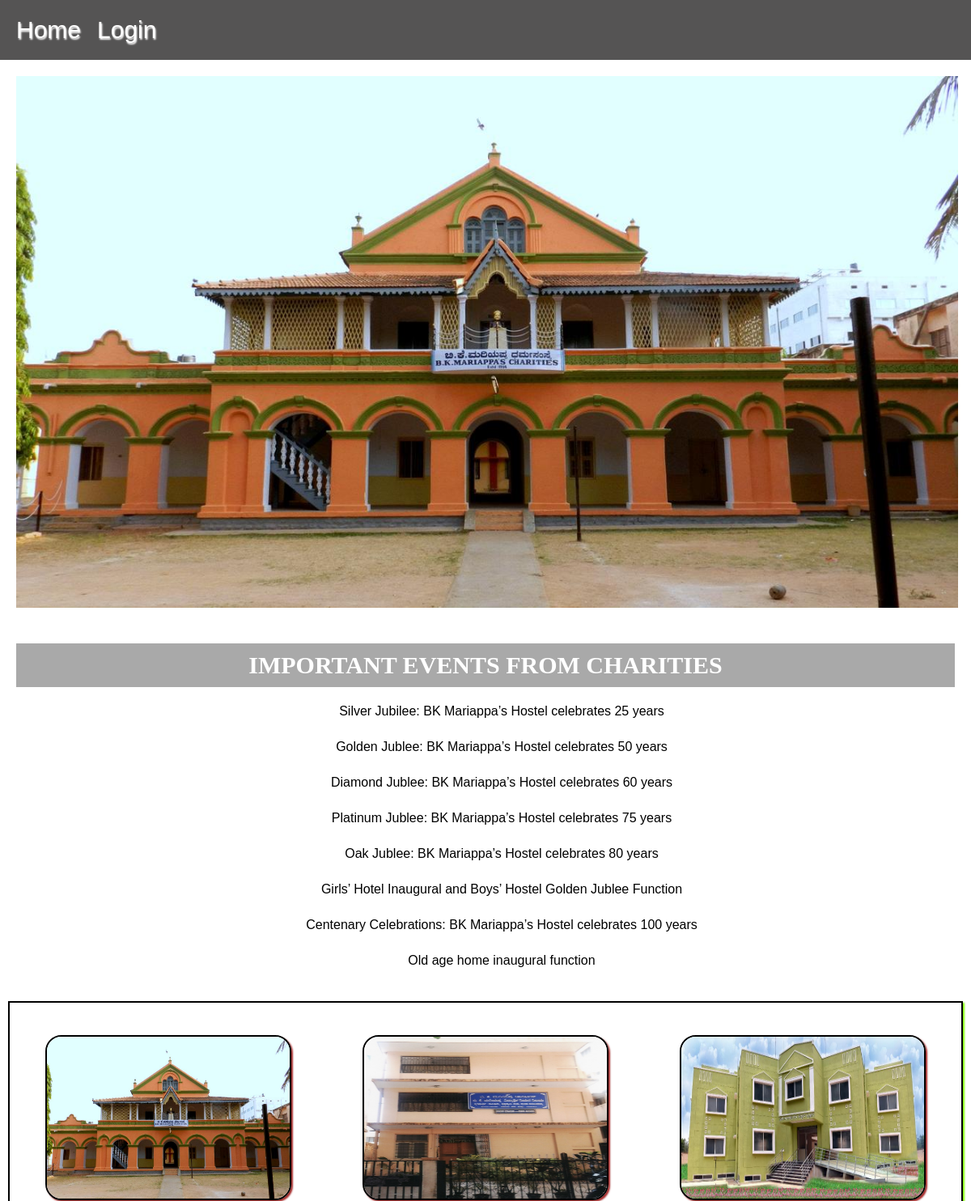
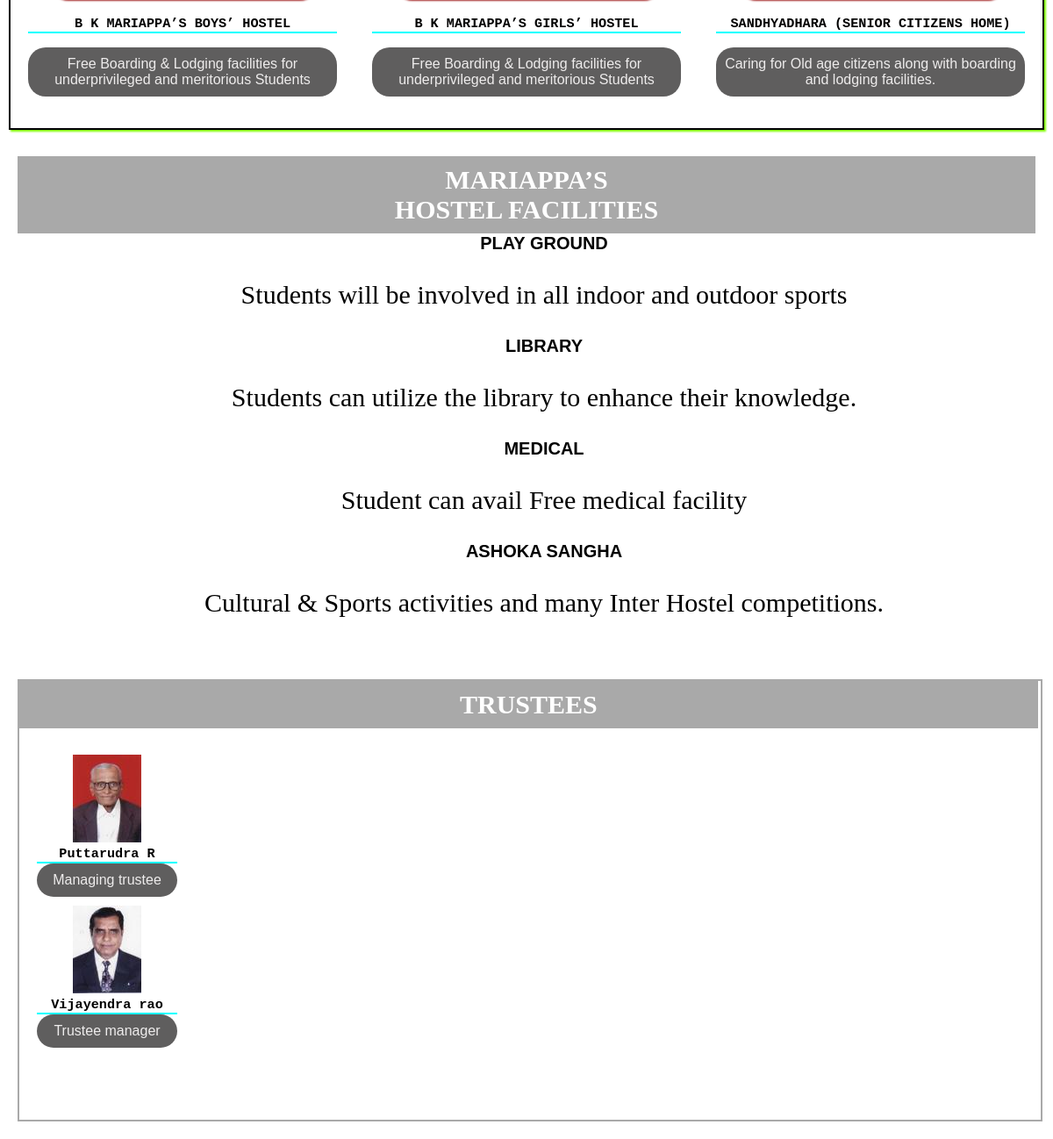
Page /rahul/main.php on the committed database (2 pictures, top to bottom).
### tables this page shows
CREATE TABLE `uploads` (
  `id` int(100) NOT NULL,
  `file` varchar(50) NOT NULL,
  `file_name` varchar(50) NOT NULL,
  `file_desig` varchar(50) NOT NULL
);

### rahul/main.php (the view, shortened to what this page needs)
<!DOCTYPE html>
<html>
<head>
</head>
</html>
<?php
  $db = mysqli_connect('localhost', 'root', '', 'bkmh');
?>
<!DOCTYPE html>
<html>
<head>
    <link rel="stylesheet" href="css/css.css">
</head>
<body>
<body>
<nav >
    <a href="#">Home</a>
    <a href="login.php">Login</a>
</nav>
<div class="front">
    <img src="bkmh.jpg" width="97%" height="fit-content" style="padding: 20px;">
</div>
<div class="events">
    <h3 class="main-title">IMPORTANT EVENTS FROM CHARITIES</h3>
    <p>Silver Jubilee: BK Mariappa’s Hostel celebrates 25 years</p>
    <p>Golden Jublee: BK Mariappa’s Hostel celebrates 50 years</p>
    <p>Diamond Jublee: BK Mariappa’s Hostel celebrates 60 years</p>
    <p>Platinum Jublee: BK Mariappa’s Hostel celebrates 75 years</p>
    <p>Oak Jublee: BK Mariappa’s Hostel celebrates 80 years</p>
    <p>Girls’ Hotel Inaugural and Boys’ Hostel Golden Jublee Function</p>
    <p>Centenary Celebrations: BK Mariappa’s Hostel celebrates 100 years</p>
    <p>Old age home inaugural function</p>
</div>
<div class="charities">
    <div class="hostel">
        <img src="images\hostel-font.jpg" style="width: 300px;height:200px;">
        <div>
            <h3>B K MARIAPPA’S BOYS’ HOSTEL</h3>
            <p>Free Boarding & Lodging facilities for underprivileged and meritorious Students</p>
        </div>
    </div>
    <div class="hostel">
        <img src="images\hostel-girls.jpg" style="width: 300px;height:200px;">
        <div>
            <h3>B K MARIAPPA’S GIRLS’ HOSTEL</h3>
            <p>Free Boarding & Lodging facilities for underprivileged and meritorious Students</p>
        </div>
    </div>
    <div class="hostel">
        <img src="images\oldage.jpg" style="width: 300px;height:200px;">
        <div>
            <h3>SANDHYADHARA (SENIOR CITIZENS HOME)</h3>
            <p>Caring for Old age citizens along with boarding and lodging facilities.</p>
        </div>
    </div>
</div>
<div class="facilities">
    <h3 class="main-title">MARIAPPA’S <br>HOSTEL FACILITIES</h3>
    <div class="facility">
        <h1><span></span>PLAY GROUND</h1>
        <p>Students will be involved in all indoor and outdoor sports</p>
    </div>
    <div class="facility">
        <h1><span></span>LIBRARY</h1>
        <p>Students can utilize the library to enhance their knowledge.</p>
    </div>
    <div class="facility">
        <h1><span></span>MEDICAL</h1>
        <p>Student can avail Free medical facility</p>
    </div>
    <div class="facility">
        <h1><span></span>ASHOKA SANGHA</h1>
        <p>Cultural & Sports activities and many Inter Hostel competitions.</p>
    </div>
</div>
<div class="trustees">
    <h3 class="main-title">TRUSTEES</h3>
<div class="trustee-images">
        <?php
         $sql="SELECT * FROM uploads ";
         $result_set=mysqli_query($db,$sql);
         while($row=mysqli_fetch_array($result_set))
         {
          ?>
            <div class="card">
                <?php echo "<img src = 'uploads/".$row['file']."  '/>" ?>
                <h3><?php echo $row['file_name'] ?></h3>
                <p><?php echo $row['file_desig'] ?></p>
            </div>
                <?php
         }
         ?>
        </div>
</div>
</body>
</body>
</html>

### rahul/css/css.css (style rules this page uses)
body, html { margin: 0%; overflow-x: hidden; }
nav { margin: 0%; display: flex; text-align: right; background-color: rgb(85, 84, 84); padding: 10px; }
nav a { display: block; padding: 10px; color: white; text-shadow: white 1px 2px 2px; font-size: 30px; text-decoration: none; font-family: 'Gill Sans', 'Gill Sans MT', Calibri, 'Trebuchet MS', sans-serif; }
.events { width: 100%; text-align: center; align-content: center; margin: 20px; }
.events p { font-family: Verdana, Geneva, Tahoma, sans-serif; padding: 5px; }
.charities { width: 98%; display: flex; padding-top: 20px; border: solid 2px black; box-shadow: chartreuse 2px 2px 2px; margin: 10px; }
.charities .hostel { width: 30%; padding: 20px; text-align: center; }
.charities .hostel img { border: solid 2px black; border-radius:20px ; box-shadow: brown 2px 2px 2px; }
.charities .hostel h3 { font-family: monospace; border-bottom: solid 2px cyan ; }
.charities .hostel p { background-color: rgb(95, 94, 94); border-radius: 20px; color: rgb(238, 236, 236); padding: 10px; font-family:'Lucida Sans', 'Lucida Sans Regular', 'Lucida Grande', 'Lucida Sans Unicode', Geneva, Verdana, sans-serif; }
.facilities { width: 100%; padding: 20px; text-align: center; }
.main-title { font-family: Cambria, Cochin, Georgia, Times, 'Times New Roman', serif; margin: 0%; display: block; background-color: darkgray; padding: 10px; color: white; width: 95%; font-size: 30px; text-align: center; }
.facilities h1 { margin: 0%; }
.facilities .facility { display: block; }
.facilities .facility h1 { font-family: Verdana, Geneva, Tahoma, sans-serif; font-size: 20px; }
.facilities .facility p { font-size: 30px; }
.trustees { width: 97%; margin: 20px; border: solid 2px darkgray ; height: 500px; }
.trustees .main-title { width: 98%; }
.trustee-images { padding: 20px; }
.card { width: 160px; text-align: center; align-content: center; margin-top: 10px; }
.card h3 { font-family: monospace; border-bottom: solid 2px cyan ; margin: 0%; }
.card p { background-color: rgb(95, 94, 94); border-radius: 20px; color: rgb(238, 236, 236); margin: 0%; padding: 10px; font-family:'Lucida Sans', 'Lucida Sans Regular', 'Lucida Grande', 'Lucida Sans Unicode', Geneva, Verdana, sans-serif; }

### rows in the picture
uploads: file (picture), file_name "Puttarudra R", file_desig "Managing trustee"
uploads: file (picture), file_name "Vijayendra rao", file_desig "Trustee manager"
